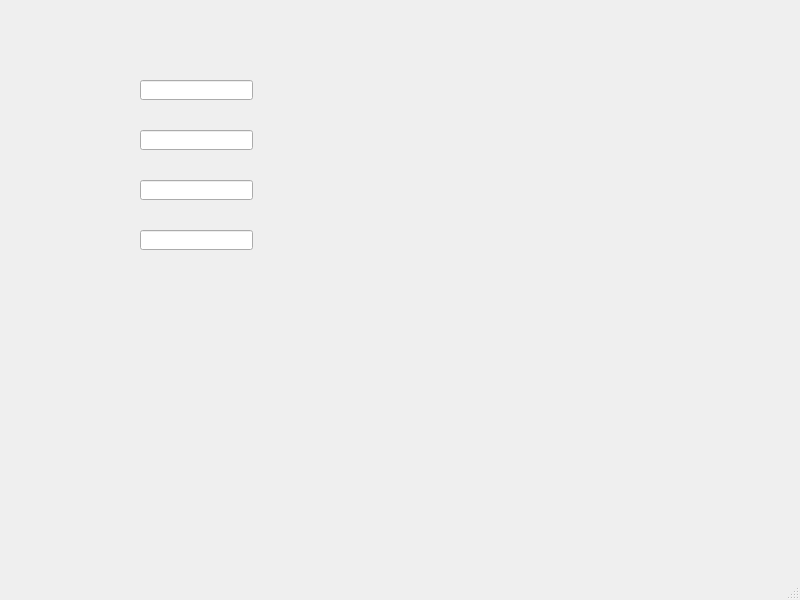
<?xml version="1.0" encoding="UTF-8"?>
<ui version="4.0">
 <class>MainWindow</class>
 <widget class="QMainWindow" name="MainWindow">
  <property name="geometry">
   <rect>
    <x>0</x>
    <y>0</y>
    <width>800</width>
    <height>600</height>
   </rect>
  </property>
  <property name="windowTitle">
   <string>MainWindow</string>
  </property>
  <widget class="QWidget" name="centralwidget">
   <widget class="QLineEdit" name="lineEdit">
    <property name="geometry">
     <rect>
      <x>140</x>
      <y>80</y>
      <width>113</width>
      <height>20</height>
     </rect>
    </property>
   </widget>
   <widget class="QLineEdit" name="lineEdit_2">
    <property name="geometry">
     <rect>
      <x>140</x>
      <y>130</y>
      <width>113</width>
      <height>20</height>
     </rect>
    </property>
   </widget>
   <widget class="QLineEdit" name="lineEdit_3">
    <property name="geometry">
     <rect>
      <x>140</x>
      <y>180</y>
      <width>113</width>
      <height>20</height>
     </rect>
    </property>
   </widget>
   <widget class="QLineEdit" name="lineEdit_4">
    <property name="geometry">
     <rect>
      <x>140</x>
      <y>230</y>
      <width>113</width>
      <height>20</height>
     </rect>
    </property>
   </widget>
  </widget>
  <widget class="QMenuBar" name="menubar">
   <property name="geometry">
    <rect>
     <x>0</x>
     <y>0</y>
     <width>800</width>
     <height>22</height>
    </rect>
   </property>
  </widget>
  <widget class="QStatusBar" name="statusbar"/>
 </widget>
 <tabstops>
  <tabstop>lineEdit_4</tabstop>
  <tabstop>lineEdit_2</tabstop>
  <tabstop>lineEdit</tabstop>
  <tabstop>lineEdit_3</tabstop>
 </tabstops>
 <resources/>
 <connections/>
</ui>
